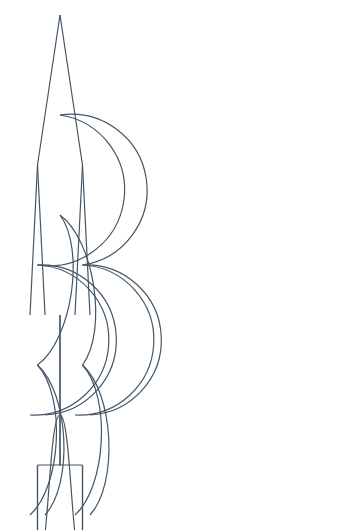

Vega-Lite specification stored for this chart:
### Vega specification from a JSON file in a GitHub repository (floating-point values rounded to 4 significant figures)
{"$schema": "https://vega.github.io/schema/vega/v6.json", "description": "the five linkpath shapes over one tree, horizontal orient", "width": 330, "height": 520, "padding": 5, "autosize": "none", "data": [{"name": "tree", "values": [{"id": "r", "parent": null}, {"id": "a", "parent": "r"}, {"id": "b", "parent": "r"}, {"id": "a1", "parent": "a"}, {"id": "a2", "parent": "a"}, {"id": "b1", "parent": "b"}, {"id": "b2", "parent": "b"}], "transform": [{"type": "stratify", "key": "id", "parentKey": "parent"}, {"type": "tree", "method": "tidy", "size": [90, 300]}]}, {"name": "links_line", "source": "tree", "transform": [{"type": "treelinks"}, {"type": "linkpath", "orient": "horizontal", "shape": "line"}]}, {"name": "links_arc", "source": "tree", "transform": [{"type": "treelinks"}, {"type": "linkpath", "orient": "horizontal", "shape": "arc"}]}, {"name": "links_curve", "source": "tree", "transform": [{"type": "treelinks"}, {"type": "linkpath", "orient": "horizontal", "shape": "curve"}]}, {"name": "links_orthogonal", "source": "tree", "transform": [{"type": "treelinks"}, {"type": "linkpath", "orient": "horizontal", "shape": "orthogonal"}]}, {"name": "links_diagonal", "source": "tree", "transform": [{"type": "treelinks"}, {"type": "linkpath", "orient": "horizontal", "shape": "diagonal"}]}], "marks": [{"type": "path", "from": {"data": "links_line"}, "encode": {"update": {"path": {"field": "path"}, "x": {"value": 10}, "y": {"value": 10}, "stroke": {"value": "#456"}, "strokeWidth": {"value": 1.2}}}}, {"type": "path", "from": {"data": "links_arc"}, "encode": {"update": {"path": {"field": "path"}, "x": {"value": 10}, "y": {"value": 110}, "stroke": {"value": "#456"}, "strokeWidth": {"value": 1.2}}}}, {"type": "path", "from": {"data": "links_curve"}, "encode": {"update": {"path": {"field": "path"}, "x": {"value": 10}, "y": {"value": 210}, "stroke": {"value": "#456"}, "strokeWidth": {"value": 1.2}}}}, {"type": "path", "from": {"data": "links_orthogonal"}, "encode": {"update": {"path": {"field": "path"}, "x": {"value": 10}, "y": {"value": 310}, "stroke": {"value": "#456"}, "strokeWidth": {"value": 1.2}}}}, {"type": "path", "from": {"data": "links_diagonal"}, "encode": {"update": {"path": {"field": "path"}, "x": {"value": 10}, "y": {"value": 410}, "stroke": {"value": "#456"}, "strokeWidth": {"value": 1.2}}}}]}
